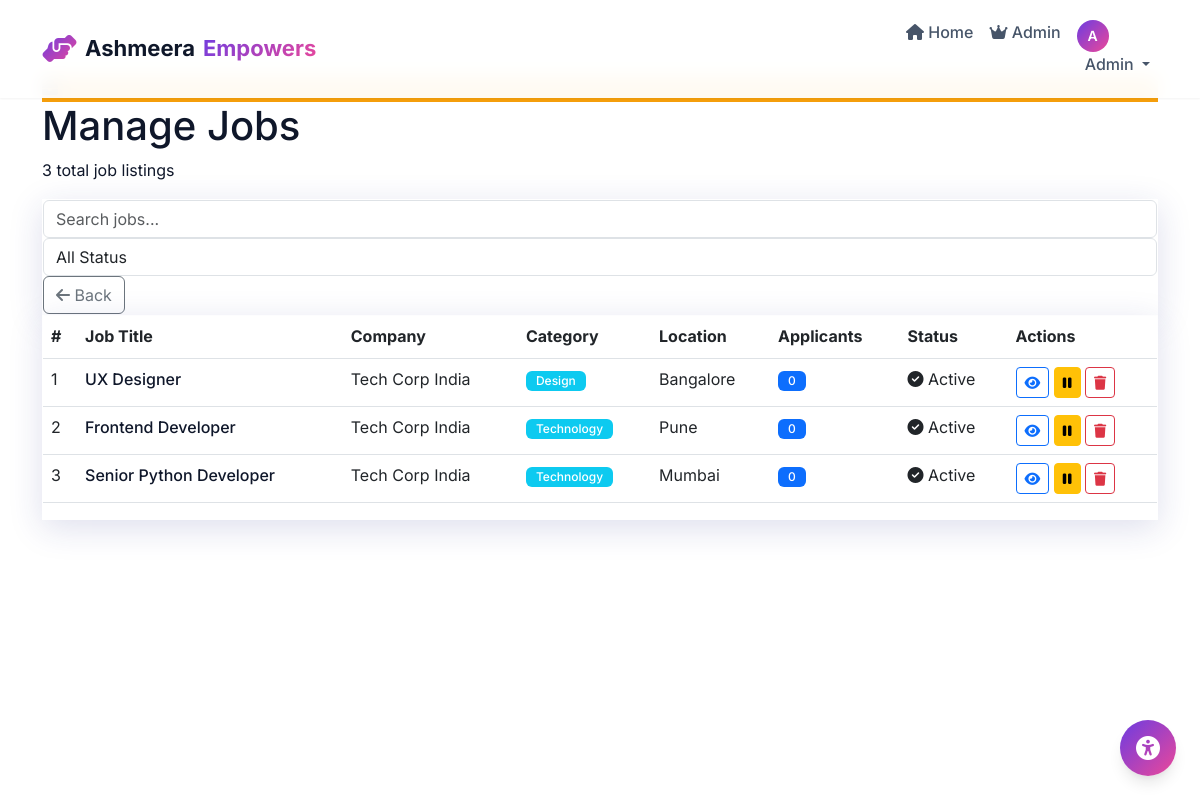
Page /admin/jobs (signed in) on the committed database.
### models.py (models this page shows, shortened)
class User(UserMixin, db.Model):
    __tablename__ = 'users'
    id = db.Column(db.Integer, primary_key=True)
    email = db.Column(db.String(100), unique=True, nullable=False)
    password_hash = db.Column(db.String(255), nullable=False)
    full_name = db.Column(db.String(100), nullable=False)
    phone = db.Column(db.String(20))
    user_type = db.Column(db.String(20), default='user')
    is_active = db.Column(db.Boolean, default=True)
    is_verified = db.Column(db.Boolean, default=False)
    profile_photo = db.Column(db.String(255))
    resume = db.Column(db.String(255))
    bio = db.Column(db.Text)
    location = db.Column(db.String(100))
    disability_type = db.Column(db.String(50))
    date_of_birth = db.Column(db.String(20))
    gender = db.Column(db.String(20))
    preferred_job_type = db.Column(db.String(50))
    preferred_location = db.Column(db.String(100))
    expected_salary_min = db.Column(db.Integer)
    expected_salary_max = db.Column(db.Integer)
    work_from_home = db.Column(db.Boolean, default=False)
    skills = db.Column(db.Text)
    security_question = db.Column(db.String(200))
    security_answer = db.Column(db.String(200))
    created_at = db.Column(db.DateTime, default=datetime.utcnow)
    updated_at = db.Column(db.DateTime, default=datetime.utcnow, onupdate=datetime.utcnow)
    last_login = db.Column(db.DateTime)
    applications = db.relationship('Application', backref='applicant', lazy=True)
    notifications = db.relationship('Notification', backref='recipient', lazy=True)
    saved_jobs = db.relationship('SavedJob', backref='saver', lazy=True)

class Job(db.Model):
    __tablename__ = 'jobs'
    id = db.Column(db.Integer, primary_key=True)
    employer_id = db.Column(db.Integer, db.ForeignKey('employers.id'), nullable=False)
    title = db.Column(db.String(100), nullable=False)
    description = db.Column(db.Text, nullable=False)
    requirements = db.Column(db.Text)
    category = db.Column(db.String(50))
    job_type = db.Column(db.String(50))
    experience_level = db.Column(db.String(50))
    location = db.Column(db.String(100))
    salary_min = db.Column(db.Integer)
    salary_max = db.Column(db.Integer)
    work_from_home = db.Column(db.Boolean, default=False)
    disability_friendly = db.Column(db.Boolean, default=True)
    is_active = db.Column(db.Boolean, default=True)
    is_featured = db.Column(db.Boolean, default=False)
    posted_date = db.Column(db.DateTime, default=datetime.utcnow)
    expiry_date = db.Column(db.DateTime)
    employer = db.relationship('Employer', backref='jobs', lazy=True)
    @property
    def applicant_count(self):
        return Application.query.filter_by(job_id=self.id).count()

class Employer(db.Model):
    __tablename__ = 'employers'
    id = db.Column(db.Integer, primary_key=True)
    user_id = db.Column(db.Integer, db.ForeignKey('users.id'), nullable=False)
    company_name = db.Column(db.String(100), nullable=False)
    company_logo = db.Column(db.String(255))
    company_description = db.Column(db.Text)
    company_website = db.Column(db.String(100))
    company_size = db.Column(db.String(50))
    industry = db.Column(db.String(50))
    founded_year = db.Column(db.Integer)
    headquarters = db.Column(db.String(100))
    is_verified = db.Column(db.Boolean, default=False)
    created_at = db.Column(db.DateTime, default=datetime.utcnow)
    user = db.relationship('User', backref='employer_profile', lazy=True)

### app.py (the view)
@app.route('/admin/jobs')
@login_required
def admin_jobs():
    if current_user.user_type != 'admin':
        flash('You do not have permission to access this page.', 'danger')
        return redirect(url_for('dashboard'))
    jobs = Job.query.order_by(Job.posted_date.desc()).all()
    return render_template('admin/jobs.html', jobs=jobs)

### templates/admin/jobs.html (shortened to what this page needs)
{% extends "base.html" %}
{% block content %}
<div class="admin-page">
    <div class="container">
        <div class="page-header">
            <div class="header-content">
                <div class="header-icon" style="background: #F59E0B;">
                </div>
                <div>
                    <h1 class="page-title">Manage Jobs</h1>
                    <p class="page-subtitle">{{ jobs|length }} total job listings</p>
                </div>
            </div>
        </div>
        <div class="filters-section glass-card">
            <div class="filters-row">
                <div class="filter-group">
                    <input type="text" class="form-control" placeholder="Search jobs..." id="searchJobs" onkeyup="filterJobs()">
                </div>
                <div class="filter-group">
                    <select class="form-control" id="filterJobStatus" onchange="filterJobs()">
                        <option value="">All Status</option>
                    </select>
                </div>
                <div class="filter-group">
                    <a href="{{ url_for('admin_dashboard') }}" class="btn btn-outline-secondary">
                        <i class="fas fa-arrow-left"></i> Back
                    </a>
                </div>
            </div>
        </div>
        <div class="table-card glass-card">
            <div class="table-responsive">
                <table class="table admin-table">
                    <thead>
                        <tr>
                            <th>#</th>
                            <th>Job Title</th>
                            <th>Company</th>
                            <th>Category</th>
                            <th>Location</th>
                            <th>Applicants</th>
                            <th>Status</th>
                            <th>Actions</th>
                        </tr>
                    </thead>
                    <tbody>
                        {% if jobs %}
                            {% for job in jobs %}
                                <tr data-status="{% if job.is_active %}active{% else %}inactive{% endif %}">
                                    <td>{{ loop.index }}</td>
                                    <td>
                                        <a href="{{ url_for('job_detail', job_id=job.id) }}" class="job-title-link">
                                            {{ job.title }}
                                        </a>
                                    </td>
                                    <td>{{ job.employer.company_name if job.employer else 'N/A' }}</td>
                                    <td><span class="badge bg-info">{{ job.category or 'N/A' }}</span></td>
                                    <td>{{ job.location or 'Remote' }}</td>
                                    <td><span class="badge bg-primary">{{ job.applicant_count }}</span></td>
                                    <td>
                                        <span class="status-badge {% if job.is_active %}status-active{% else %}status-inactive{% endif %}">
                                            <i class="fas fa-{% if job.is_active %}check-circle{% else %}times-circle{% endif %}"></i>
                                            {% if job.is_active %}Active{% else %}Inactive{% endif %}
                                        </span>
                                    </td>
                                    <td>
                                        <div class="action-buttons">
                                            <a href="{{ url_for('job_detail', job_id=job.id) }}" class="btn btn-sm btn-outline-primary" target="_blank">
                                                <i class="fas fa-eye"></i>
                                            </a>
                                            <button class="btn btn-sm {% if job.is_active %}btn-warning{% else %}btn-success{% endif %}"
                                                    onclick="toggleJobStatusAdmin({{ job.id }})">
                                                <i class="fas fa-{% if job.is_active %}pause{% else %}play{% endif %}"></i>
                                            </button>
                                            <button class="btn btn-sm btn-outline-danger" onclick="deleteJobAdmin({{ job.id }})">
                                                <i class="fas fa-trash"></i>
                                            </button>
                                        </div>
                                    </td>
                                </tr>
                            {% endfor %}
                        {% endif %}
                    </tbody>
                </table>
            </div>
        </div>
    </div>
</div>
{% endblock %}

### templates/base.html (shortened to what this page needs)
<!DOCTYPE html>
<html lang="en" data-bs-theme="light">
<head>
    <link href="https://cdn.jsdelivr.net/npm/bootstrap@5.3.0/dist/css/bootstrap.min.css" rel="stylesheet">
    <link rel="stylesheet" href="https://cdnjs.cloudflare.com/ajax/libs/font-awesome/6.4.0/css/all.min.css">
    <link rel="stylesheet" href="{{ url_for('static', filename='css/style.css') }}">
    <link rel="stylesheet" href="{{ url_for('static', filename='css/accessibility.css') }}">
</head>
<body>
    <div class="accessibility-toolbar" id="accessibilityToolbar">
        <button class="accessibility-toggle" onclick="toggleAccessibilityMenu()" aria-label="Accessibility Menu">
            <i class="fas fa-universal-access"></i>
        </button>
    </div>
    <nav class="navbar navbar-expand-lg navbar-custom fixed-top" id="mainNav">
        <div class="container">
            <a class="navbar-brand" href="{{ url_for('index') }}">
                <div class="brand-wrapper">
                    <i class="fas fa-hands-helping brand-icon"></i>
                    <span class="brand-text">Ashmeera</span>
                    <span class="brand-highlight">Empowers</span>
                </div>
            </a>
            <div class="collapse navbar-collapse" id="navbarNav">
                <ul class="navbar-nav ms-auto">
                    <li class="nav-item">
                        <a class="nav-link" href="{{ url_for('index') }}">
                            <i class="fas fa-home"></i> Home
                        </a>
                    </li>
                    {% if current_user.is_authenticated %}
                        {% if current_user.user_type == 'user' %}
                            <li class="nav-item">
                                <a class="nav-link" href="{{ url_for('user_jobs') }}">
                                    <i class="fas fa-search"></i> Find Jobs
                                </a>
                            </li>
                            <li class="nav-item">
                                <a class="nav-link" href="{{ url_for('user_applications') }}">
                                    <i class="fas fa-file-alt"></i> Applications
                                </a>
                            </li>
                            <li class="nav-item">
                                <a class="nav-link" href="{{ url_for('user_dashboard') }}">
                                    <i class="fas fa-user"></i> Dashboard
                                </a>
                            </li>
                        {% elif current_user.user_type == 'admin' %}
                            <li class="nav-item">
                                <a class="nav-link" href="{{ url_for('admin_dashboard') }}">
                                    <i class="fas fa-crown"></i> Admin
                                </a>
                            </li>
                        {% endif %}
                        <li class="nav-item dropdown">
                            <a class="nav-link dropdown-toggle profile-dropdown" href="#" id="profileDropdown" role="button" data-bs-toggle="dropdown">
                                {% if current_user.profile_photo %}
                                    <img src="{{ url_for('static', filename='uploads/profiles/' + current_user.profile_photo) }}"
                                         alt="Profile" class="profile-avatar-small"
                                         onerror="this.style.display='none';this.nextElementSibling.style.display='flex'">
                                    <div class="profile-avatar-placeholder-nav" style="display:none;">
                                        {{ current_user.full_name[0]|upper }}
                                    </div>
                                {% else %}
                                    <div class="profile-avatar-placeholder-nav">
                                        {{ current_user.full_name[0]|upper }}
                                    </div>
                                {% endif %}
                                <span class="profile-name">{{ current_user.full_name.split()[0] }}</span>
                            </a>
                        </li>
                    {% endif %}
                </ul>
            </div>
        </div>
    </nav>
    <main class="main-content">
        {% block content %}{% endblock %}
    </main>
</body>
</html>

### rows in the picture
User: full_name "A", full_name "Admin"
Job: title "UX Designer", employer "Tech Corp India", category "Design", location "Bangalore", applicant_count "0", is_active True (drawn)
Job: title "Frontend Developer", employer "Tech Corp India", category "Technology", location "Pune", applicant_count "0", is_active True (drawn)
Job: title "Senior Python Developer", employer "Tech Corp India", category "Technology", location "Mumbai", applicant_count "0", is_active True (drawn)

### other values in the picture
{{ jobs|length }} "3"
